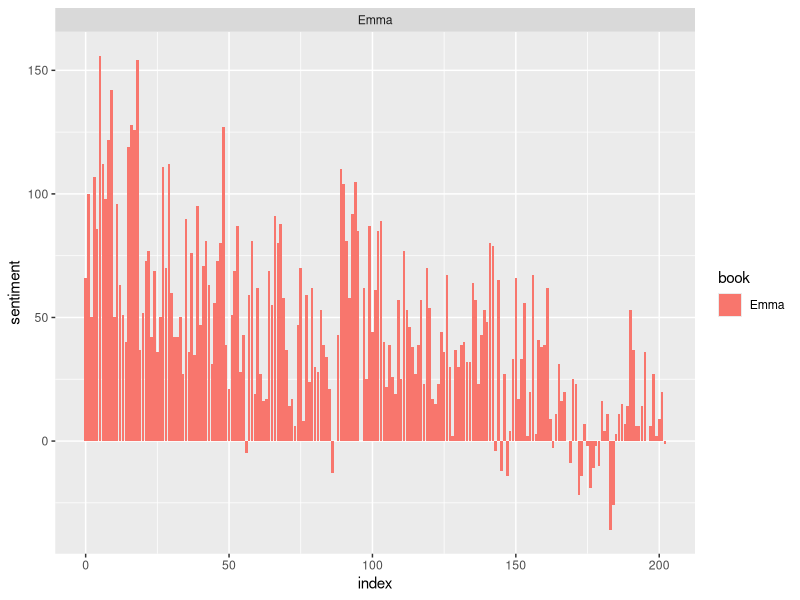
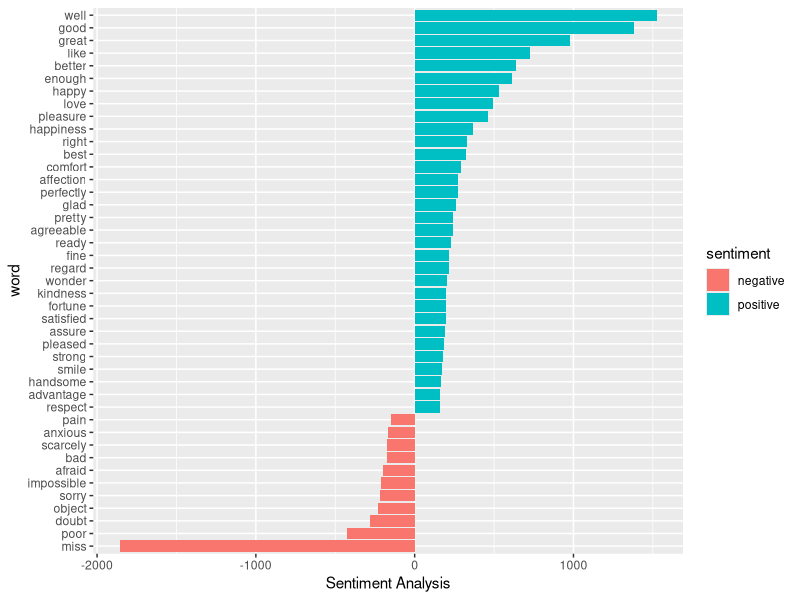
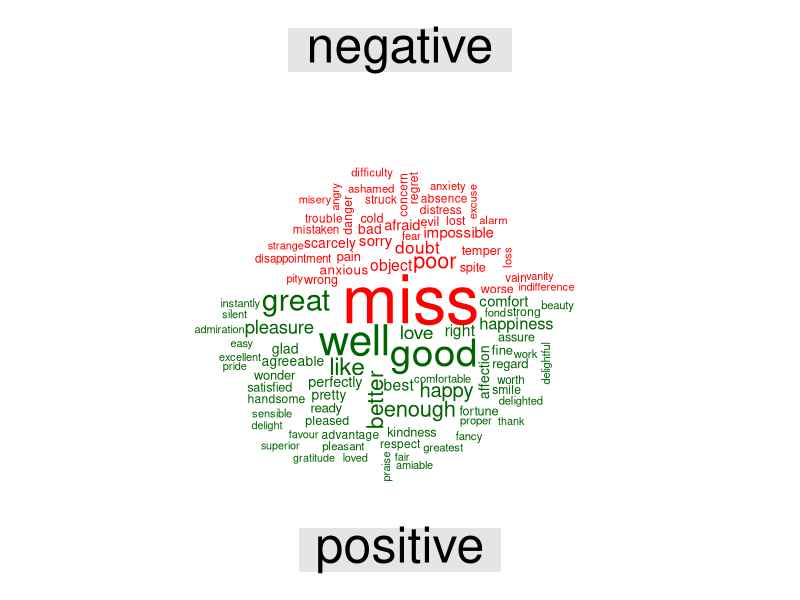

Source code (R) for these figures, in order:
library(tidyverse)
library(tidytext)
library(ggplot2)
library(janeaustenr)
library(tidyr)
library(stringr)
library(reshape2)
library(wordcloud)

sentiments

get_sentiments("bing")

tidy_data <- austen_books() %>% 
  group_by(book) %>% 
  mutate(linenumber = row_number(),
         chapter = cumsum(str_detect(text, regex("^chapter [\\divxlc]", 
                                                 ignore_case = TRUE)))) %>% 
  ungroup() %>% 
  unnest_tokens(word, text)

positive_senti <- get_sentiments("bing") %>% 
  filter(sentiment == "positive")

tidy_data %>% 
  filter(book == "Emma") %>% 
  semi_join(positive_senti) %>% 
  count(word, sort = TRUE)

bing <- get_sentiments("bing") 

Emma_sentiment <- tidy_data %>% 
  inner_join(bing) %>% 
  count(book = "Emma" , index = linenumber %/% 80, sentiment) %>% 
  spread(sentiment, n, fill = 0) %>% 
  mutate(sentiment = positive - negative)

ggplot(Emma_sentiment, aes(index, sentiment, fill = book)) +
  geom_bar(stat = "identity", show.legend = TRUE) +
  facet_wrap(~book, ncol = 2, scales = "free_x")

counting_words <- tidy_data %>% 
  inner_join(bing) %>% 
  count(word, sentiment, sort = TRUE)

head(counting_words)

counting_words %>% 
  filter(n > 150) %>% 
  mutate(n = ifelse(sentiment == "negative", -n, n)) %>% 
  mutate(word = reorder(word, n)) %>% 
  ggplot(aes(word, n, fill = sentiment)) +
  geom_col() +
  coord_flip() +
  labs(y = "Sentiment Analysis")

tidy_data %>% 
  inner_join(bing) %>% 
  count(word, sentiment, sort = TRUE) %>% 
  acast(word ~ sentiment, value.var = "n", fill = 0) %>% 
  comparison.cloud(colors = c("red", "dark green"),
                   max.words = 100)
